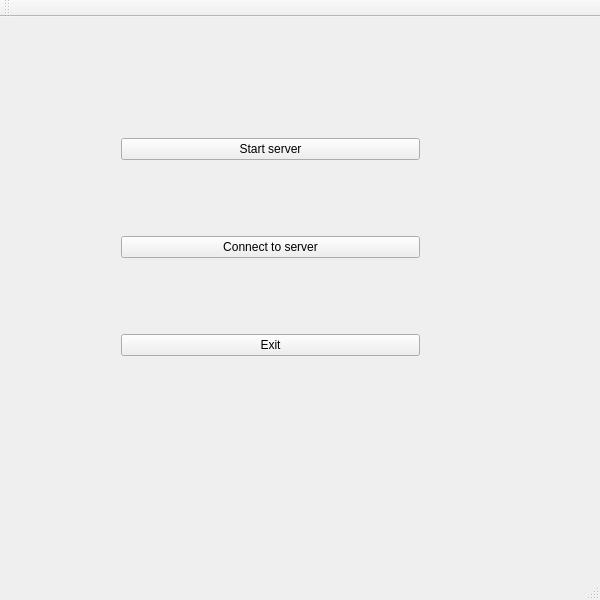
<?xml version="1.0" encoding="UTF-8"?>
<ui version="4.0">
 <class>MainWindow</class>
 <widget class="QMainWindow" name="MainWindow">
  <property name="geometry">
   <rect>
    <x>0</x>
    <y>0</y>
    <width>600</width>
    <height>600</height>
   </rect>
  </property>
  <property name="sizePolicy">
   <sizepolicy hsizetype="Fixed" vsizetype="Fixed">
    <horstretch>0</horstretch>
    <verstretch>0</verstretch>
   </sizepolicy>
  </property>
  <property name="minimumSize">
   <size>
    <width>600</width>
    <height>600</height>
   </size>
  </property>
  <property name="windowTitle">
   <string>MainWindow</string>
  </property>
  <property name="styleSheet">
   <string notr="true">background-image:(:/images/images/600.jpeg)</string>
  </property>
  <widget class="QWidget" name="centralWidget">
   <widget class="QWidget" name="verticalLayoutWidget">
    <property name="geometry">
     <rect>
      <x>110</x>
      <y>40</y>
      <width>321</width>
      <height>381</height>
     </rect>
    </property>
    <layout class="QVBoxLayout" name="verticalLayout">
     <item>
      <widget class="QPushButton" name="pushButton_2">
       <property name="text">
        <string>Start server</string>
       </property>
      </widget>
     </item>
     <item>
      <widget class="QPushButton" name="pushButton_3">
       <property name="text">
        <string>Connect to server</string>
       </property>
      </widget>
     </item>
     <item>
      <widget class="QPushButton" name="pushButton">
       <property name="text">
        <string>Exit</string>
       </property>
      </widget>
     </item>
    </layout>
   </widget>
  </widget>
  <widget class="QMenuBar" name="menuBar">
   <property name="geometry">
    <rect>
     <x>0</x>
     <y>0</y>
     <width>600</width>
     <height>27</height>
    </rect>
   </property>
  </widget>
  <widget class="QToolBar" name="mainToolBar">
   <attribute name="toolBarArea">
    <enum>TopToolBarArea</enum>
   </attribute>
   <attribute name="toolBarBreak">
    <bool>false</bool>
   </attribute>
  </widget>
  <widget class="QStatusBar" name="statusBar"/>
  <action name="actionEnglish">
   <property name="text">
    <string>English</string>
   </property>
  </action>
  <action name="actionHungarian">
   <property name="text">
    <string>Hungarian</string>
   </property>
  </action>
 </widget>
 <layoutdefault spacing="6" margin="11"/>
 <resources/>
 <connections/>
</ui>
